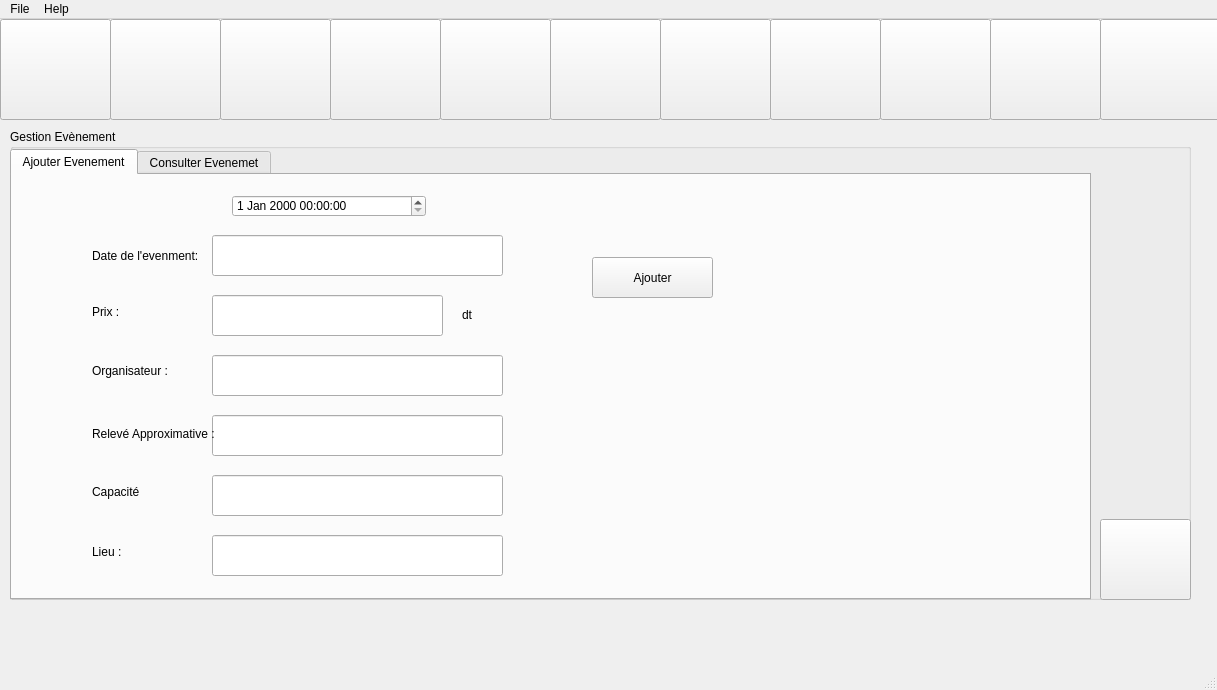
<?xml version="1.0" encoding="UTF-8"?>
<ui version="4.0">
 <class>MainWindow</class>
 <widget class="QMainWindow" name="MainWindow">
  <property name="geometry">
   <rect>
    <x>0</x>
    <y>0</y>
    <width>1217</width>
    <height>690</height>
   </rect>
  </property>
  <property name="maximumSize">
   <size>
    <width>1217</width>
    <height>831</height>
   </size>
  </property>
  <property name="windowTitle">
   <string>MainWindow</string>
  </property>
  <widget class="QWidget" name="centralwidget">
   <widget class="QPushButton" name="pushButton_2">
    <property name="geometry">
     <rect>
      <x>110</x>
      <y>0</y>
      <width>111</width>
      <height>101</height>
     </rect>
    </property>
    <property name="styleSheet">
     <string notr="true">border-image: url(:/dossier.png);
</string>
    </property>
    <property name="text">
     <string/>
    </property>
    <property name="autoDefault">
     <bool>true</bool>
    </property>
   </widget>
   <widget class="QPushButton" name="pushButton_3">
    <property name="geometry">
     <rect>
      <x>220</x>
      <y>0</y>
      <width>111</width>
      <height>101</height>
     </rect>
    </property>
    <property name="styleSheet">
     <string notr="true">border-image: url(:/download-icon.png);</string>
    </property>
    <property name="text">
     <string/>
    </property>
    <property name="autoDefault">
     <bool>true</bool>
    </property>
   </widget>
   <widget class="QPushButton" name="pushButton_4">
    <property name="geometry">
     <rect>
      <x>330</x>
      <y>0</y>
      <width>111</width>
      <height>101</height>
     </rect>
    </property>
    <property name="styleSheet">
     <string notr="true">border-image: url(:/view-refresh-4.png);</string>
    </property>
    <property name="text">
     <string/>
    </property>
    <property name="autoDefault">
     <bool>true</bool>
    </property>
   </widget>
   <widget class="QStackedWidget" name="stackedWidget">
    <property name="geometry">
     <rect>
      <x>10</x>
      <y>100</y>
      <width>1181</width>
      <height>521</height>
     </rect>
    </property>
    <property name="currentIndex">
     <number>2</number>
    </property>
    <widget class="QWidget" name="page">
     <widget class="QPushButton" name="pushButton_12">
      <property name="geometry">
       <rect>
        <x>40</x>
        <y>0</y>
        <width>511</width>
        <height>491</height>
       </rect>
      </property>
      <property name="styleSheet">
       <string notr="true">border-image: url(:/img/VISITEURBUUT.png);</string>
      </property>
      <property name="text">
       <string/>
      </property>
     </widget>
     <widget class="QPushButton" name="pushButton_13">
      <property name="geometry">
       <rect>
        <x>600</x>
        <y>0</y>
        <width>511</width>
        <height>491</height>
       </rect>
      </property>
      <property name="styleSheet">
       <string notr="true">border-image: url(:/img/bUTT evenement.png);</string>
      </property>
      <property name="text">
       <string/>
      </property>
     </widget>
    </widget>
    <widget class="QWidget" name="page_2">
     <widget class="QGroupBox" name="groupBox">
      <property name="geometry">
       <rect>
        <x>10</x>
        <y>20</y>
        <width>1171</width>
        <height>521</height>
       </rect>
      </property>
      <property name="title">
       <string>Gestion Visiteur</string>
      </property>
      <widget class="QPushButton" name="pushButton_14">
       <property name="geometry">
        <rect>
         <x>1070</x>
         <y>390</y>
         <width>91</width>
         <height>81</height>
        </rect>
       </property>
       <property name="styleSheet">
        <string notr="true">border-image: url(:/img/HOMEBUUT.png);</string>
       </property>
       <property name="text">
        <string/>
       </property>
      </widget>
      <widget class="QTabWidget" name="tabWidget">
       <property name="geometry">
        <rect>
         <x>0</x>
         <y>20</y>
         <width>1071</width>
         <height>471</height>
        </rect>
       </property>
       <property name="currentIndex">
        <number>0</number>
       </property>
       <widget class="QWidget" name="tab">
        <attribute name="title">
         <string>Ajouter Visiteur</string>
        </attribute>
        <widget class="QLineEdit" name="lineEdit_nom">
         <property name="geometry">
          <rect>
           <x>180</x>
           <y>30</y>
           <width>291</width>
           <height>41</height>
          </rect>
         </property>
        </widget>
        <widget class="QLabel" name="label_2">
         <property name="geometry">
          <rect>
           <x>100</x>
           <y>100</y>
           <width>141</width>
           <height>16</height>
          </rect>
         </property>
         <property name="text">
          <string>Prénom :</string>
         </property>
        </widget>
        <widget class="QLineEdit" name="lineEdit_prenom">
         <property name="geometry">
          <rect>
           <x>180</x>
           <y>90</y>
           <width>291</width>
           <height>41</height>
          </rect>
         </property>
        </widget>
        <widget class="QLineEdit" name="lineEdit_tel">
         <property name="geometry">
          <rect>
           <x>180</x>
           <y>210</y>
           <width>291</width>
           <height>41</height>
          </rect>
         </property>
        </widget>
        <widget class="QLineEdit" name="lineEdit_email">
         <property name="geometry">
          <rect>
           <x>180</x>
           <y>150</y>
           <width>291</width>
           <height>41</height>
          </rect>
         </property>
        </widget>
        <widget class="QLabel" name="label">
         <property name="geometry">
          <rect>
           <x>100</x>
           <y>40</y>
           <width>101</width>
           <height>16</height>
          </rect>
         </property>
         <property name="text">
          <string>Nom :</string>
         </property>
        </widget>
        <widget class="QLabel" name="label_3">
         <property name="geometry">
          <rect>
           <x>100</x>
           <y>160</y>
           <width>101</width>
           <height>21</height>
          </rect>
         </property>
         <property name="text">
          <string>Email :</string>
         </property>
        </widget>
        <widget class="QLabel" name="label_4">
         <property name="geometry">
          <rect>
           <x>100</x>
           <y>220</y>
           <width>101</width>
           <height>16</height>
          </rect>
         </property>
         <property name="text">
          <string>Tél :</string>
         </property>
        </widget>
        <widget class="QLabel" name="label_5">
         <property name="geometry">
          <rect>
           <x>100</x>
           <y>270</y>
           <width>101</width>
           <height>31</height>
          </rect>
         </property>
         <property name="text">
          <string>Age :</string>
         </property>
        </widget>
        <widget class="QLabel" name="label_6">
         <property name="geometry">
          <rect>
           <x>470</x>
           <y>20</y>
           <width>47</width>
           <height>14</height>
          </rect>
         </property>
         <property name="text">
          <string/>
         </property>
        </widget>
        <widget class="QSpinBox" name="spinBox">
         <property name="geometry">
          <rect>
           <x>180</x>
           <y>270</y>
           <width>291</width>
           <height>41</height>
          </rect>
         </property>
        </widget>
        <widget class="QRadioButton" name="radioButton">
         <property name="geometry">
          <rect>
           <x>180</x>
           <y>370</y>
           <width>141</width>
           <height>41</height>
          </rect>
         </property>
         <property name="text">
          <string>HOMME</string>
         </property>
        </widget>
        <widget class="QRadioButton" name="radioButton_2">
         <property name="geometry">
          <rect>
           <x>320</x>
           <y>370</y>
           <width>141</width>
           <height>41</height>
          </rect>
         </property>
         <property name="text">
          <string>FEMME</string>
         </property>
        </widget>
        <widget class="QLabel" name="label_7">
         <property name="geometry">
          <rect>
           <x>90</x>
           <y>380</y>
           <width>71</width>
           <height>21</height>
          </rect>
         </property>
         <property name="text">
          <string>Sexe :</string>
         </property>
        </widget>
        <widget class="QPushButton" name="pushButton_16">
         <property name="geometry">
          <rect>
           <x>590</x>
           <y>50</y>
           <width>151</width>
           <height>31</height>
          </rect>
         </property>
         <property name="text">
          <string>Ajouter </string>
         </property>
        </widget>
        <widget class="QLineEdit" name="lineEdit_ide">
         <property name="geometry">
          <rect>
           <x>180</x>
           <y>330</y>
           <width>291</width>
           <height>41</height>
          </rect>
         </property>
        </widget>
        <widget class="QLabel" name="label_8">
         <property name="geometry">
          <rect>
           <x>100</x>
           <y>340</y>
           <width>101</width>
           <height>16</height>
          </rect>
         </property>
         <property name="text">
          <string>ID evenement :</string>
         </property>
        </widget>
       </widget>
       <widget class="QWidget" name="tab_2">
        <attribute name="title">
         <string>Consulter Visiteurs</string>
        </attribute>
        <widget class="QStackedWidget" name="stackedWidget_2">
         <property name="geometry">
          <rect>
           <x>-1</x>
           <y>20</y>
           <width>1071</width>
           <height>431</height>
          </rect>
         </property>
         <property name="currentIndex">
          <number>0</number>
         </property>
         <widget class="QWidget" name="page_6">
          <widget class="QPushButton" name="pushButton_17">
           <property name="geometry">
            <rect>
             <x>880</x>
             <y>20</y>
             <width>91</width>
             <height>21</height>
            </rect>
           </property>
           <property name="text">
            <string>Trier</string>
           </property>
          </widget>
          <widget class="QRadioButton" name="radioButton_3">
           <property name="geometry">
            <rect>
             <x>660</x>
             <y>21</y>
             <width>83</width>
             <height>18</height>
            </rect>
           </property>
           <property name="text">
            <string>Croissant</string>
           </property>
          </widget>
          <widget class="QLineEdit" name="lineEdit">
           <property name="geometry">
            <rect>
             <x>190</x>
             <y>21</y>
             <width>151</width>
             <height>21</height>
            </rect>
           </property>
          </widget>
          <widget class="QComboBox" name="comboBox">
           <property name="geometry">
            <rect>
             <x>420</x>
             <y>21</y>
             <width>180</width>
             <height>22</height>
            </rect>
           </property>
           <item>
            <property name="text">
             <string>ID</string>
            </property>
           </item>
           <item>
            <property name="text">
             <string>NOM</string>
            </property>
           </item>
           <item>
            <property name="text">
             <string>DATEVISITEUR</string>
            </property>
           </item>
          </widget>
          <widget class="QTableView" name="tableView">
           <property name="geometry">
            <rect>
             <x>60</x>
             <y>61</y>
             <width>921</width>
             <height>251</height>
            </rect>
           </property>
          </widget>
          <widget class="QPushButton" name="pushButton_18">
           <property name="geometry">
            <rect>
             <x>360</x>
             <y>371</y>
             <width>91</width>
             <height>31</height>
            </rect>
           </property>
           <property name="text">
            <string>Modifier</string>
           </property>
          </widget>
          <widget class="QPushButton" name="pushButton_20">
           <property name="geometry">
            <rect>
             <x>860</x>
             <y>371</y>
             <width>91</width>
             <height>31</height>
            </rect>
           </property>
           <property name="text">
            <string>PDF</string>
           </property>
          </widget>
          <widget class="QLabel" name="label_11">
           <property name="geometry">
            <rect>
             <x>30</x>
             <y>371</y>
             <width>110</width>
             <height>31</height>
            </rect>
           </property>
           <property name="text">
            <string>Modifier (.......) :</string>
           </property>
          </widget>
          <widget class="QLabel" name="label_10">
           <property name="geometry">
            <rect>
             <x>370</x>
             <y>21</y>
             <width>47</width>
             <height>20</height>
            </rect>
           </property>
           <property name="text">
            <string>Trier :</string>
           </property>
          </widget>
          <widget class="QPushButton" name="pushButton_19">
           <property name="geometry">
            <rect>
             <x>470</x>
             <y>371</y>
             <width>101</width>
             <height>31</height>
            </rect>
           </property>
           <property name="text">
            <string>Supprimer</string>
           </property>
          </widget>
          <widget class="QPushButton" name="pushButton_21">
           <property name="geometry">
            <rect>
             <x>970</x>
             <y>371</y>
             <width>91</width>
             <height>31</height>
            </rect>
           </property>
           <property name="text">
            <string>Statistique</string>
           </property>
          </widget>
          <widget class="QLabel" name="label_9">
           <property name="geometry">
            <rect>
             <x>120</x>
             <y>21</y>
             <width>71</width>
             <height>21</height>
            </rect>
           </property>
           <property name="text">
            <string>Recherche :</string>
           </property>
          </widget>
          <widget class="QLineEdit" name="lineEdit_2">
           <property name="geometry">
            <rect>
             <x>120</x>
             <y>370</y>
             <width>221</width>
             <height>31</height>
            </rect>
           </property>
          </widget>
          <widget class="QRadioButton" name="radioButton_4">
           <property name="geometry">
            <rect>
             <x>760</x>
             <y>20</y>
             <width>83</width>
             <height>18</height>
            </rect>
           </property>
           <property name="text">
            <string>Décroissant</string>
           </property>
          </widget>
         </widget>
         <widget class="QWidget" name="page_7"/>
        </widget>
       </widget>
      </widget>
     </widget>
    </widget>
    <widget class="QWidget" name="page_3">
     <widget class="QGroupBox" name="groupBox_2">
      <property name="geometry">
       <rect>
        <x>0</x>
        <y>10</y>
        <width>1181</width>
        <height>471</height>
       </rect>
      </property>
      <property name="title">
       <string>Gestion Evènement</string>
      </property>
      <widget class="QPushButton" name="pushButton_15">
       <property name="geometry">
        <rect>
         <x>1090</x>
         <y>390</y>
         <width>91</width>
         <height>81</height>
        </rect>
       </property>
       <property name="styleSheet">
        <string notr="true">border-image: url(:/img/HOMEBUUT.png);</string>
       </property>
       <property name="text">
        <string/>
       </property>
      </widget>
      <widget class="QTabWidget" name="tabWidget_2">
       <property name="geometry">
        <rect>
         <x>0</x>
         <y>20</y>
         <width>1081</width>
         <height>451</height>
        </rect>
       </property>
       <property name="currentIndex">
        <number>0</number>
       </property>
       <widget class="QWidget" name="tab_3">
        <attribute name="title">
         <string>Ajouter Evenement</string>
        </attribute>
        <widget class="QLineEdit" name="lineEdit_dateev">
         <property name="geometry">
          <rect>
           <x>200</x>
           <y>60</y>
           <width>291</width>
           <height>41</height>
          </rect>
         </property>
        </widget>
        <widget class="QLineEdit" name="lineEdit_rev">
         <property name="geometry">
          <rect>
           <x>200</x>
           <y>240</y>
           <width>291</width>
           <height>41</height>
          </rect>
         </property>
        </widget>
        <widget class="QLineEdit" name="lineEdit_cap">
         <property name="geometry">
          <rect>
           <x>200</x>
           <y>300</y>
           <width>291</width>
           <height>41</height>
          </rect>
         </property>
        </widget>
        <widget class="QLineEdit" name="lineEdit_lieu">
         <property name="geometry">
          <rect>
           <x>200</x>
           <y>360</y>
           <width>291</width>
           <height>41</height>
          </rect>
         </property>
        </widget>
        <widget class="QLineEdit" name="lineEdit_orga">
         <property name="geometry">
          <rect>
           <x>200</x>
           <y>180</y>
           <width>291</width>
           <height>41</height>
          </rect>
         </property>
        </widget>
        <widget class="QLineEdit" name="lineEdit_prix">
         <property name="geometry">
          <rect>
           <x>200</x>
           <y>120</y>
           <width>231</width>
           <height>41</height>
          </rect>
         </property>
        </widget>
        <widget class="QLabel" name="label_12">
         <property name="geometry">
          <rect>
           <x>80</x>
           <y>70</y>
           <width>121</width>
           <height>21</height>
          </rect>
         </property>
         <property name="text">
          <string>Date de l'evenment:</string>
         </property>
        </widget>
        <widget class="QLabel" name="label_13">
         <property name="geometry">
          <rect>
           <x>80</x>
           <y>130</y>
           <width>47</width>
           <height>14</height>
          </rect>
         </property>
         <property name="text">
          <string>Prix :</string>
         </property>
        </widget>
        <widget class="QLabel" name="label_14">
         <property name="geometry">
          <rect>
           <x>80</x>
           <y>180</y>
           <width>81</width>
           <height>31</height>
          </rect>
         </property>
         <property name="text">
          <string>Organisateur :</string>
         </property>
        </widget>
        <widget class="QLabel" name="label_15">
         <property name="geometry">
          <rect>
           <x>80</x>
           <y>310</y>
           <width>47</width>
           <height>14</height>
          </rect>
         </property>
         <property name="text">
          <string>Capacité :</string>
         </property>
        </widget>
        <widget class="QLabel" name="label_16">
         <property name="geometry">
          <rect>
           <x>80</x>
           <y>370</y>
           <width>47</width>
           <height>14</height>
          </rect>
         </property>
         <property name="text">
          <string>Lieu :</string>
         </property>
        </widget>
        <widget class="QLabel" name="label_17">
         <property name="geometry">
          <rect>
           <x>80</x>
           <y>243</y>
           <width>151</width>
           <height>31</height>
          </rect>
         </property>
         <property name="text">
          <string>Relevé Approximative :</string>
         </property>
        </widget>
        <widget class="QPushButton" name="pushButton_22">
         <property name="geometry">
          <rect>
           <x>580</x>
           <y>82</y>
           <width>121</width>
           <height>41</height>
          </rect>
         </property>
         <property name="text">
          <string>Ajouter</string>
         </property>
        </widget>
        <widget class="QLabel" name="label_32">
         <property name="geometry">
          <rect>
           <x>450</x>
           <y>130</y>
           <width>47</width>
           <height>20</height>
          </rect>
         </property>
         <property name="text">
          <string>dt</string>
         </property>
        </widget>
        <widget class="QDateTimeEdit" name="dateTimeEdit">
         <property name="geometry">
          <rect>
           <x>220</x>
           <y>20</y>
           <width>194</width>
           <height>22</height>
          </rect>
         </property>
        </widget>
       </widget>
       <widget class="QWidget" name="tab_4">
        <attribute name="title">
         <string>Consulter Evenemet</string>
        </attribute>
        <widget class="QStackedWidget" name="stackedWidget_4">
         <property name="geometry">
          <rect>
           <x>0</x>
           <y>0</y>
           <width>1071</width>
           <height>421</height>
          </rect>
         </property>
         <widget class="QWidget" name="page_4">
          <widget class="QLabel" name="label_29">
           <property name="geometry">
            <rect>
             <x>100</x>
             <y>20</y>
             <width>71</width>
             <height>21</height>
            </rect>
           </property>
           <property name="text">
            <string>Recherche :</string>
           </property>
          </widget>
          <widget class="QPushButton" name="pushButton_30">
           <property name="geometry">
            <rect>
             <x>450</x>
             <y>370</y>
             <width>101</width>
             <height>31</height>
            </rect>
           </property>
           <property name="text">
            <string>Supprimer</string>
           </property>
          </widget>
          <widget class="QRadioButton" name="radioButton_10">
           <property name="geometry">
            <rect>
             <x>740</x>
             <y>19</y>
             <width>83</width>
             <height>18</height>
            </rect>
           </property>
           <property name="text">
            <string>Décroissant</string>
           </property>
          </widget>
          <widget class="QPushButton" name="pushButton_31">
           <property name="geometry">
            <rect>
             <x>860</x>
             <y>19</y>
             <width>91</width>
             <height>21</height>
            </rect>
           </property>
           <property name="text">
            <string>Trier</string>
           </property>
          </widget>
          <widget class="QLabel" name="label_30">
           <property name="geometry">
            <rect>
             <x>10</x>
             <y>370</y>
             <width>110</width>
             <height>31</height>
            </rect>
           </property>
           <property name="text">
            <string>Modifier (.......) :</string>
           </property>
          </widget>
          <widget class="QPushButton" name="pushButton_33">
           <property name="geometry">
            <rect>
             <x>840</x>
             <y>370</y>
             <width>91</width>
             <height>31</height>
            </rect>
           </property>
           <property name="text">
            <string>PDF</string>
           </property>
          </widget>
          <widget class="QTableView" name="tableView_1">
           <property name="geometry">
            <rect>
             <x>40</x>
             <y>60</y>
             <width>921</width>
             <height>251</height>
            </rect>
           </property>
          </widget>
          <widget class="QComboBox" name="comboBox_3">
           <property name="geometry">
            <rect>
             <x>400</x>
             <y>20</y>
             <width>180</width>
             <height>22</height>
            </rect>
           </property>
           <item>
            <property name="text">
             <string>ID</string>
            </property>
           </item>
           <item>
            <property name="text">
             <string>NOM</string>
            </property>
           </item>
           <item>
            <property name="text">
             <string>DATEVISITEUR</string>
            </property>
           </item>
          </widget>
          <widget class="QPushButton" name="pushButton_29">
           <property name="geometry">
            <rect>
             <x>950</x>
             <y>370</y>
             <width>91</width>
             <height>31</height>
            </rect>
           </property>
           <property name="text">
            <string>Statistique</string>
           </property>
          </widget>
          <widget class="QPushButton" name="pushButton_32">
           <property name="geometry">
            <rect>
             <x>340</x>
             <y>370</y>
             <width>91</width>
             <height>31</height>
            </rect>
           </property>
           <property name="text">
            <string>Modifier</string>
           </property>
          </widget>
          <widget class="QRadioButton" name="radioButton_9">
           <property name="geometry">
            <rect>
             <x>640</x>
             <y>20</y>
             <width>83</width>
             <height>18</height>
            </rect>
           </property>
           <property name="text">
            <string>Croissant</string>
           </property>
          </widget>
          <widget class="QLineEdit" name="lineEdit_5">
           <property name="geometry">
            <rect>
             <x>100</x>
             <y>369</y>
             <width>221</width>
             <height>31</height>
            </rect>
           </property>
          </widget>
          <widget class="QLabel" name="label_31">
           <property name="geometry">
            <rect>
             <x>350</x>
             <y>20</y>
             <width>47</width>
             <height>20</height>
            </rect>
           </property>
           <property name="text">
            <string>Trier :</string>
           </property>
          </widget>
          <widget class="QLineEdit" name="lineEdit_6">
           <property name="geometry">
            <rect>
             <x>170</x>
             <y>20</y>
             <width>151</width>
             <height>21</height>
            </rect>
           </property>
          </widget>
         </widget>
         <widget class="QWidget" name="page_5"/>
        </widget>
       </widget>
      </widget>
     </widget>
    </widget>
   </widget>
   <widget class="QPushButton" name="pushButton_6">
    <property name="geometry">
     <rect>
      <x>550</x>
      <y>0</y>
      <width>111</width>
      <height>101</height>
     </rect>
    </property>
    <property name="styleSheet">
     <string notr="true">border-image: url(:/dossier.png);
</string>
    </property>
    <property name="text">
     <string/>
    </property>
    <property name="autoDefault">
     <bool>true</bool>
    </property>
   </widget>
   <widget class="QPushButton" name="pushButton_5">
    <property name="geometry">
     <rect>
      <x>440</x>
      <y>0</y>
      <width>111</width>
      <height>101</height>
     </rect>
    </property>
    <property name="styleSheet">
     <string notr="true">border-image: url(:/dossier.png);
</string>
    </property>
    <property name="text">
     <string/>
    </property>
    <property name="autoDefault">
     <bool>true</bool>
    </property>
   </widget>
   <widget class="QPushButton" name="pushButton_8">
    <property name="geometry">
     <rect>
      <x>0</x>
      <y>0</y>
      <width>111</width>
      <height>101</height>
     </rect>
    </property>
    <property name="styleSheet">
     <string notr="true">border-image: url(:/dossier.png);
</string>
    </property>
    <property name="text">
     <string/>
    </property>
    <property name="autoDefault">
     <bool>true</bool>
    </property>
   </widget>
   <widget class="QPushButton" name="pushButton_7">
    <property name="geometry">
     <rect>
      <x>660</x>
      <y>0</y>
      <width>111</width>
      <height>101</height>
     </rect>
    </property>
    <property name="styleSheet">
     <string notr="true">border-image: url(:/dossier.png);
</string>
    </property>
    <property name="text">
     <string/>
    </property>
    <property name="autoDefault">
     <bool>true</bool>
    </property>
   </widget>
   <widget class="QPushButton" name="pushButton">
    <property name="geometry">
     <rect>
      <x>770</x>
      <y>0</y>
      <width>111</width>
      <height>101</height>
     </rect>
    </property>
    <property name="styleSheet">
     <string notr="true">
border-image: url(:/home-icon.png);</string>
    </property>
    <property name="text">
     <string/>
    </property>
    <property name="autoDefault">
     <bool>true</bool>
    </property>
   </widget>
   <widget class="QPushButton" name="pushButton_9">
    <property name="geometry">
     <rect>
      <x>880</x>
      <y>0</y>
      <width>111</width>
      <height>101</height>
     </rect>
    </property>
    <property name="styleSheet">
     <string notr="true">border-image: url(:/dossier.png);
</string>
    </property>
    <property name="text">
     <string/>
    </property>
    <property name="autoDefault">
     <bool>true</bool>
    </property>
   </widget>
   <widget class="QPushButton" name="pushButton_10">
    <property name="geometry">
     <rect>
      <x>990</x>
      <y>0</y>
      <width>111</width>
      <height>101</height>
     </rect>
    </property>
    <property name="styleSheet">
     <string notr="true">border-image: url(:/dossier.png);
</string>
    </property>
    <property name="text">
     <string/>
    </property>
    <property name="autoDefault">
     <bool>true</bool>
    </property>
   </widget>
   <widget class="QPushButton" name="pushButton_11">
    <property name="geometry">
     <rect>
      <x>1100</x>
      <y>0</y>
      <width>121</width>
      <height>101</height>
     </rect>
    </property>
    <property name="styleSheet">
     <string notr="true">
border-image: url(:/img/HOMEBUUT.png);
</string>
    </property>
    <property name="text">
     <string/>
    </property>
    <property name="autoDefault">
     <bool>true</bool>
    </property>
   </widget>
  </widget>
  <widget class="QMenuBar" name="menubar">
   <property name="geometry">
    <rect>
     <x>0</x>
     <y>0</y>
     <width>1217</width>
     <height>22</height>
    </rect>
   </property>
   <widget class="QMenu" name="menuFile">
    <property name="title">
     <string>File</string>
    </property>
    <addaction name="action1"/>
    <addaction name="separator"/>
    <addaction name="action2"/>
    <addaction name="separator"/>
    <addaction name="action3"/>
    <addaction name="separator"/>
    <addaction name="actionExit"/>
   </widget>
   <widget class="QMenu" name="menuHelpe">
    <property name="title">
     <string>Help</string>
    </property>
   </widget>
   <addaction name="menuFile"/>
   <addaction name="menuHelpe"/>
  </widget>
  <widget class="QStatusBar" name="statusbar"/>
  <action name="action1">
   <property name="text">
    <string>1</string>
   </property>
  </action>
  <action name="action2">
   <property name="text">
    <string>2</string>
   </property>
  </action>
  <action name="action3">
   <property name="text">
    <string>3</string>
   </property>
  </action>
  <action name="actionExit">
   <property name="text">
    <string>Exit</string>
   </property>
  </action>
 </widget>
 <resources/>
 <connections/>
</ui>
